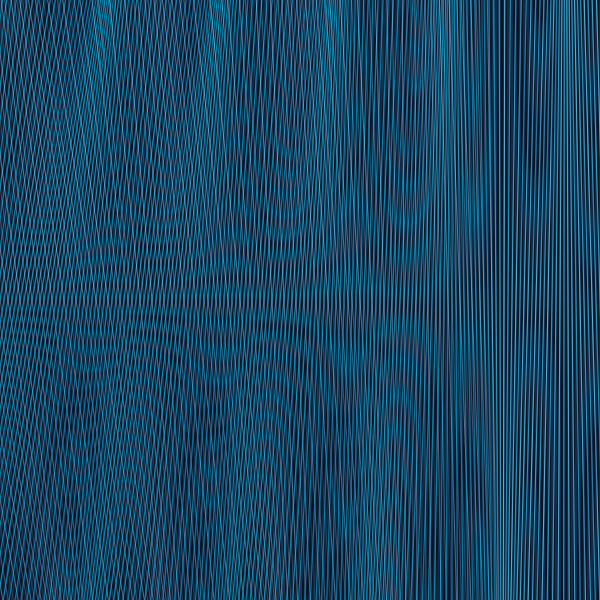
Frame 1 (no input)
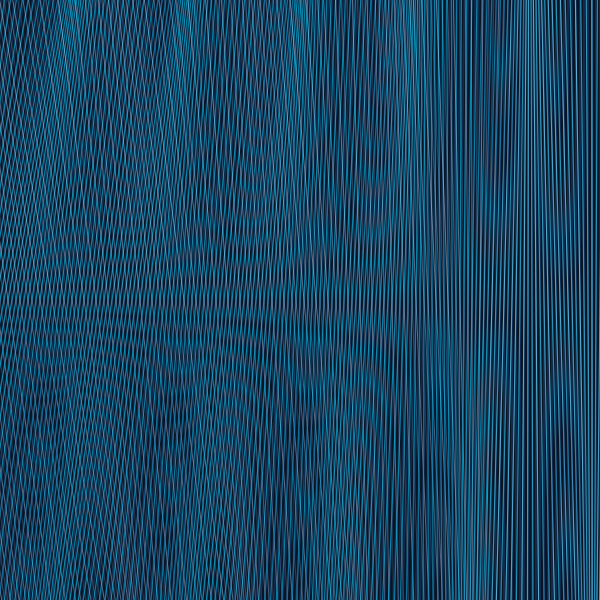
Frame 60 (no input)
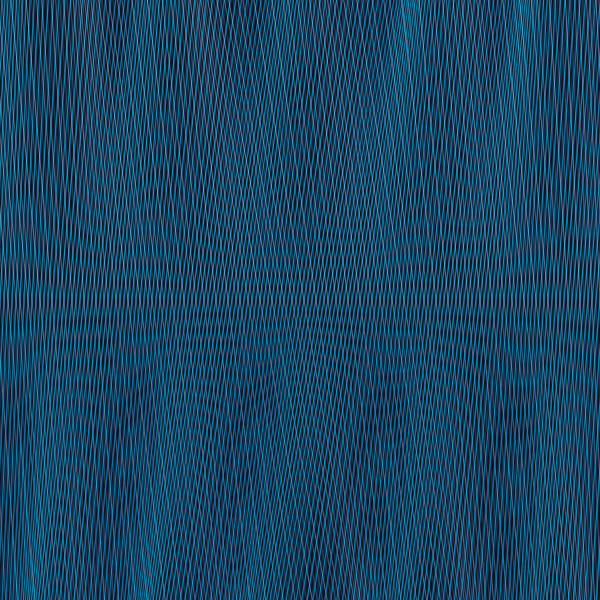
Frame 120 (the mouse pressed at the canvas centre since frame 60)

The p5.js sketch that drew these frames (run headless with seeded random() and noise() and a simulated clock; from frame 60 on, the mouse is pressed at the canvas centre):

// p5.js sketch
// ── sketch.js
function setup() {
  createCanvas(600, 600);
}

function draw() {
  // A deep, dark navy that feels like deep water
  background(10, 20, 35);

  let density = 4;
  for (let i = -width; i < width * 2; i += density) {
    // Calculating distance from the mouse to drive the geometric warping
    let d = dist(mouseX, mouseY, i, mouseY);
    let shift = map(d, 0, 500, 50, 0, true);

    // Variable wave frequency for more organic motion
    let wave = sin(frameCount * 0.03 + i * 0.05) * 8;

    // This adds a subtle layer of complexity to the vibration
    stroke(30, 80, 150, 90);
    strokeWeight(2);
    line(i + shift * 1.1, 0, i - shift * 1.1, height);

    stroke(0, 210, 255, 140);
    strokeWeight(1.2);
    line(i + shift + wave, 0, i - shift - wave, height);

    // This creates the buzzing visual effect where the lines cross

    let sparkleAlpha = map(sin(frameCount * 0.1 + i), -1, 1, 50, 150);
    stroke(200, 220, 255, sparkleAlpha);
    strokeWeight(0.8);
    line(i - shift + wave, 0, i + shift - wave, height);
  }
}
